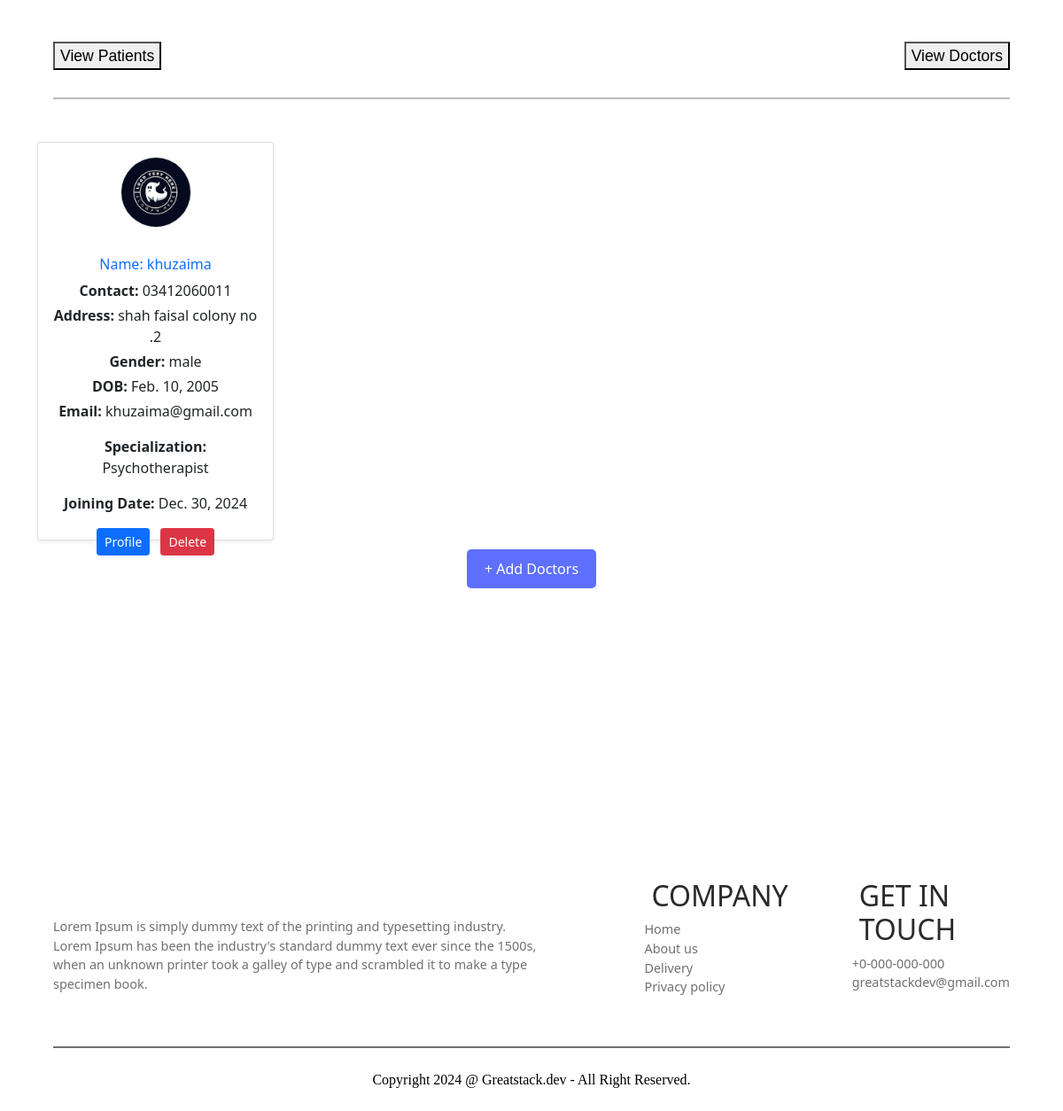
Screenshot of /viewdoctor/ with the database file from the repository.
### api/models.py (models this page shows, shortened)
class Doctor(models.Model):
    doctor_id = models.AutoField(primary_key=True)
    full_name = models.CharField(max_length=255)
    email = models.EmailField(unique=True)
    password = models.CharField(max_length=255)
    contact_number = models.CharField(max_length=15, unique=True)
    address = models.TextField()
    specialization = models.CharField(max_length=100)  # Field of specialization
    dob = models.DateField()  # Date of birth
    gender = models.CharField(max_length=10)
    profile_picture = models.BinaryField(null=True, blank=True)  # Binary data for profile picture
    joining_date = models.DateField(auto_now_add=True)  # Joining date of the doctor

### api/adminviews.py (the view)
# urls.py: path('viewdoctor/', adminviews.viewdoctor, name='viewdoctor'),
def viewdoctor(request):
    doctor_list = Doctor.objects.all()
    for doctor in doctor_list:
        if doctor.profile_picture:  # Check if a profile picture exists
            doctor.image_base64 = base64.b64encode(doctor.profile_picture).decode('utf-8')
        else:
            doctor.image_base64 = None
    return render(request, 'viewdoctor.html', {'doctors': doctor_list})

### templatesadmin/viewdoctor.html (shortened to what this page needs)
{% load static %}
<!DOCTYPE html>
<html lang="en">
<head>
    <link rel="stylesheet" href="{% static 'style.css' %}">
    <link href="https://cdn.jsdelivr.net/npm/bootstrap@5.0.2/dist/css/bootstrap.min.css" rel="stylesheet">
</head>
<body>
    <div class="navbar">
        <div><button class="viewbutton navbaritem button"><a href="{% url 'viewpatient' %}">View Patients</a></button class="viewbutton"></div>
        <div><button class="viewbutton navbaritem"><a href="{% url 'viewdoctor' %}">View Doctors</a></button class="viewbutton"></div>
    </div>
    <section class="view-patient-main container my-5">
        <div class="row gy-4 gx-3">
            {% for doctor in doctors %}
            <div class="col-lg-3 col-md-4 col-sm-6">
                <div class="card h-100 shadow-sm" style="max-height: 450px;">
                    <div class="d-flex justify-content-center p-3">
                        {% if doctor.image_base64 %}
                        <img
                             class="rounded-circle border"
                             alt="Doctor Picture"
                             style="width: 80px; height: 80px; object-fit: cover;">
                        {% else %}
                        <img src="{% static 'profile.png' %}"
                             class="rounded-circle border"
                             alt="Default Picture"
                             style="width: 80px; height: 80px; object-fit: cover;">
                        {% endif %}
                    </div>
                    <div class="card-body text-center">
                        <h6 class="card-title text-primary">Name: {{ doctor.full_name }}</h6>
                        <p class="card-text mb-1"><strong>Contact:</strong> {{ doctor.contact_number }}</p>
                        <p class="card-text mb-1"><strong>Address:</strong> {{ doctor.address }}</p>
                        <p class="card-text mb-1"><strong>Gender:</strong> {{ doctor.gender }}</p>
                        <p class="card-text mb-1"><strong>DOB:</strong> {{ doctor.dob }}</p>
                        <p class="card-text"><strong>Email:</strong> {{ doctor.email }}</p>
                        <p class="card-text"><strong>Specialization:</strong> {{ doctor.specialization }}</p>
                        <p class="card-text"><strong>Joining Date:</strong> {{ doctor.joining_date }}</p>
                        <div class="mt-3">
                            <a href="{% url 'visit_profile_doctor' doctor.doctor_id %}" class="btn btn-sm btn-primary me-2">Profile</a>
                            <form action="{% url 'delete_doctor' doctor.doctor_id %}" method="POST" style="display: inline;">
                                <button type="submit" class="btn btn-sm btn-danger"
                                        onclick="return confirm('Are you sure you want to delete this doctor?');">
                                    Delete
                                </button>
                            </form>
                        </div>
                    </div>
                </div>
            </div>
            {% endfor %}
        </div>
            <div class="col-12 d-flex justify-content-center">
                <button onclick="window.location.href='{% url 'signupdoctor' %}'" style="cursor: pointer; text-decoration: none; padding: 10px 20px; background-color: rgb(95 111 255 ); color: white; border: none; border-radius: 5px; margin-top : 10px;">
                    + Add Doctors
                </button>
            </div>
    </section>
    <section class="footer book-appointment-footer admin-footer view-patient-footer">
        <div class="footer-1">
            <div class="footer-1div">
                <br><br>
                Lorem Ipsum is simply dummy text of the printing and typesetting industry. Lorem Ipsum has been the
                industry's standard dummy text ever since the 1500s, when an unknown printer took a galley of type and
                scrambled it to make a type specimen book.
            </div>
            <div class="footer-1div">
                <h2>COMPANY</h2>
                <ul>
                    <li>Home</li>
                    <li>About us</li>
                    <li>Delivery</li>
                    <li>Privacy policy</li>
                </ul>
            </div>
            <div class="footer-1div">
                <h2>GET IN TOUCH</h2>
                <ul>
                    <li>+0-000-000-000</li>
                    <li>greatstackdev@gmail.com</li>
                </ul>
            </div>
        </div>
        <div class="footer-2">
            <div class="footer-2-text">Copyright 2024 @ Greatstack.dev - All Right Reserved.</div>
        </div>
    </section>
</body>
</html>

### static/style.css (style rules this page uses)
.navbar { margin: auto; width: 90%; margin-top: 2vh; height: 12vh; border-bottom: 2px solid rgba(128, 128, 128, 0.534); display: flex; flex-direction: row; justify-content: space-between; align-items: center; }
.navbaritem { margin: 0; }
.navbaritem a { text-decoration: none; font-size: 1.1em; color: black; font-weight: 500; font-family: 'Gill Sans', 'Gill Sans MT', Calibri, 'Trebuchet MS', sans-serif; }
.footer-1 { width: 90%; margin: auto; display: flex; column-gap: 10vh; padding-bottom: 5vh; border-bottom: 2px solid #707070; }
.footer-1 .footer-1div { color: #707070; font-family: 'Segoe UI', Tahoma, Geneva, Verdana, sans-serif; font-weight: 500; font-size: 0.9em; }
.footer-1 h2 { color: rgba(0, 0, 0, 0.836); position: relative; left: 5vh; }
.footer-1div ul { list-style: none; }
.footer { position: relative; top: 10vh; }
.footer-2 { padding-top: 3vh; display: flex; justify-content: center; color: black; font-family:Cambria, Cochin, Georgia, Times, 'Times New Roman', serif; padding-bottom: 3vh; }
.book-appointment-footer { position: relative; top: 35vh; }

### rows the page displays
Doctor: full_name "khuzaima", contact_number "03412060011", address "shah faisal colony no .2", gender "male", dob "Feb. 10, 2005", email "khuzaima@gmail.com", specialization "Psychotherapist", joining_date "Dec. 30, 2024"
